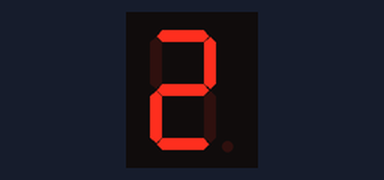
Recording of a sketch running on a simulated Arduino Uno, built with avr-gcc and run on an emulated ATmega328P. Shown: 1-digit seven-segment display. Wiring (inferred from the names in the program): 1-digit 7-segment display, segments lit when HIGH: segments pin 2, pin 3, pin 4, pin 5, pin 6, pin 7, pin 8, pin 9. The segment pins are drawn as the display they are named for.

Above: at 0.1 s.
At 1.1 s:
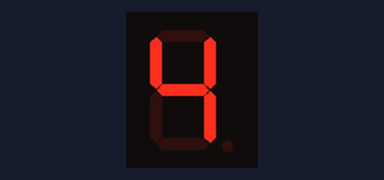
At 2.1 s:
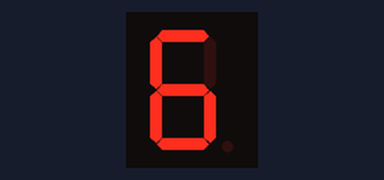
At 3.1 s:
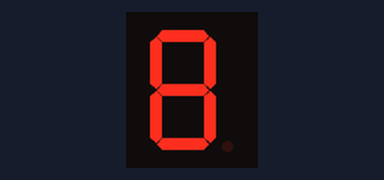

The sketch:

02_multiply_two.ino
```cpp
int seg[]={2,3,4,5,6,7,8,9}; //D2(a)

byte digits[10][8]={
  { 1,1,1,1,1,1,0,0 }, // 0
  { 0,1,1,0,0,0,0,0 }, // 1
  { 1,1,0,1,1,0,1,0 }, // 2
  { 1,1,1,1,0,0,1,0 }, // 3
  { 0,1,1,0,0,1,1,0 }, // 4
  { 1,0,1,1,0,1,1,0 }, // 5
  { 1,0,1,1,1,1,1,0 }, // 6
  { 1,1,1,0,0,0,0,0 }, // 7
  { 1,1,1,1,1,1,1,0 }, // 8
  { 1,1,1,0,0,1,1,0 }, // 9
};

void display(int number){
  for(int i=0;i<8;i++){
    digitalWrite(seg[i],digits[number][i]);
  }
}

void setup(){
 for (int i = 0; i < 8; i++){
  pinMode(seg[i], OUTPUT);
 }
}

void loop(){
  display(2);
  delay(1000);
  display(4);
  delay(1000);
  display(6);
  delay(1000);
  display(8);
  delay(1000);
}
```

Measured:
- by itself, everything shown: repeats every 4.0 s, in 4 steps
- what the display in image 1 shows lasts 1.0 s, from 1.0 s to 2.0 s
